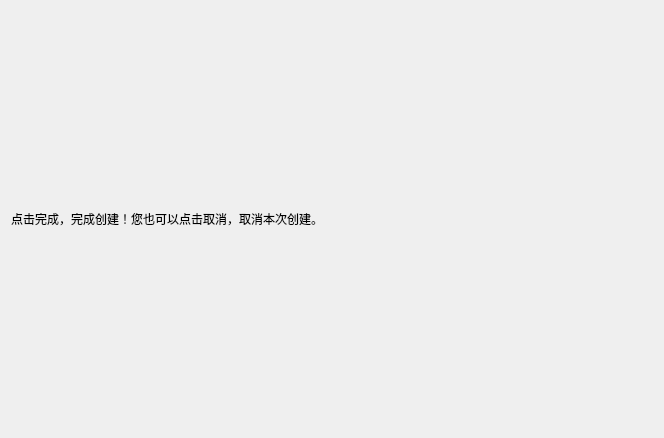
<?xml version="1.0" encoding="UTF-8"?>
<ui version="4.0">
 <class>ConfirmPage</class>
 <widget class="QWizardPage" name="ConfirmPage">
  <property name="geometry">
   <rect>
    <x>0</x>
    <y>0</y>
    <width>664</width>
    <height>438</height>
   </rect>
  </property>
  <property name="windowTitle">
   <string>WizardPage</string>
  </property>
  <layout class="QGridLayout" name="gridLayout">
   <item row="0" column="0">
    <layout class="QVBoxLayout" name="verticalLayout">
     <item>
      <widget class="QLabel" name="label">
       <property name="text">
        <string>点击完成，完成创建！您也可以点击取消，取消本次创建。</string>
       </property>
      </widget>
     </item>
    </layout>
   </item>
  </layout>
 </widget>
 <resources/>
 <connections/>
</ui>
